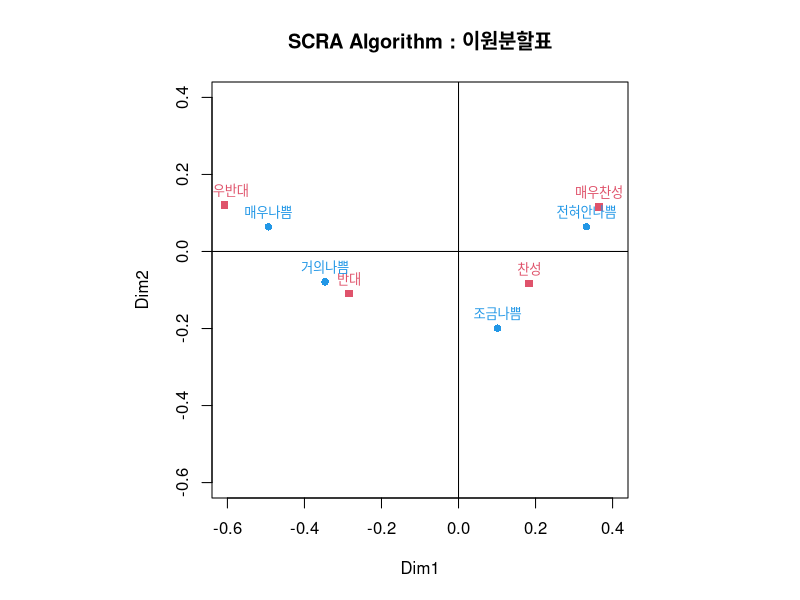
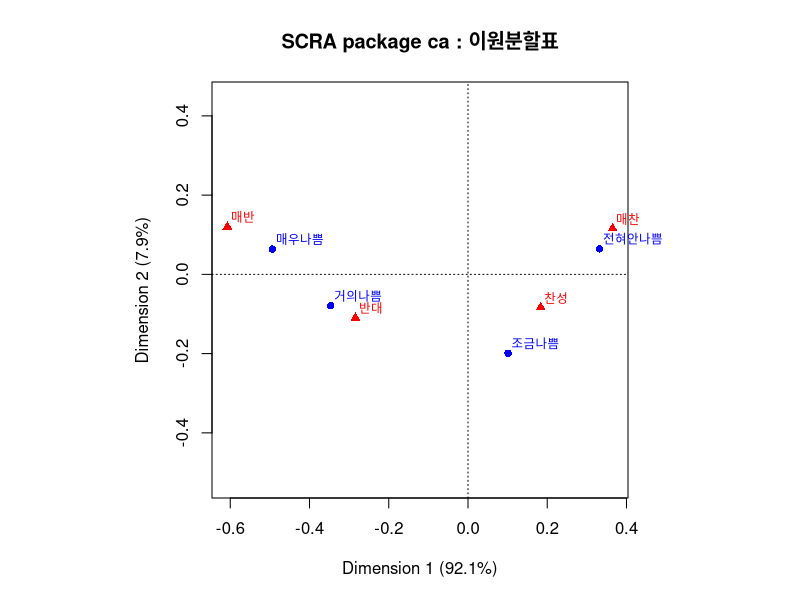
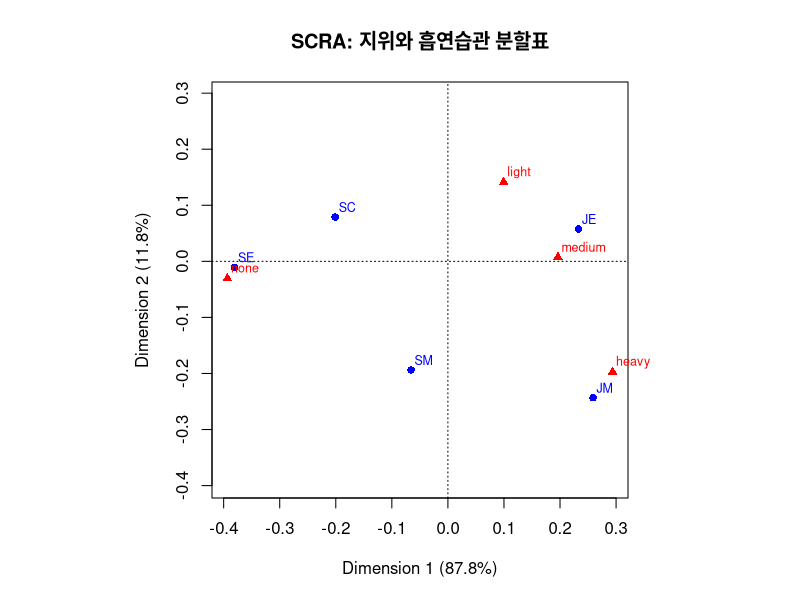

These figures' R source, in order: (Note: this script raises an error after producing the figures.)
## ---- chunk 1
knitr::opts_chunk$set(echo=T, fig.align = "center", message=F, warning=F, fig.height = 5, cache=F, dpi = 300, dev = "png")
## ---- chunk 2
O<-matrix(c(81, 68, 60, 38,
            24, 26, 29, 14,
            18, 41, 74, 42,
            36, 57, 161, 157), byrow=T, nrow=4)
F <- O/sum(O)

r <- apply(F,1,sum)  # 행에 대한 합
c <- apply(F,2,sum)  # 열에 대한 합

#행과 열의 주변 비율
Dr<- diag(1/sqrt(r))
Dc<- diag(1/sqrt(c))
cF<- F-r%*%t(c)
Y <- Dr%*%(cF)%*%Dc
## ---- chunk 3
svd.Y <- svd(Y)
U <- svd.Y$u
V <- svd.Y$v
D <- diag(svd.Y$d)
## ---- chunk 4
A <- (Dr%*%U%*%D)[,1:2]
B <- (Dc%*%V%*%D)[,1:2]

rownames(A) <- c("매우나쁨", "거의나쁨", "조금나쁨", "전혀안나쁨")
rownames(B) <- c("매우반대", "반대", "찬성", "매우찬성")

A;B
## ---- chunk 5
eig <- (svd.Y$d)^2
per <- eig/sum(eig)*100
gof <- sum(per[1:2])

rbind(round(eig, 3),round(per, 3))
## ---- chunk 6
par(pty="s") # s : 가로, 세로 비율 같도록 지정.

lim <-range(pretty(A))

plot(B[, 1:2], xlab="Dim1",ylab="Dim2", xlim=lim,ylim=lim, pch=15,col=2,
     main="SCRA Algorithm : 이원분할표")
text(B[, 1:2],rownames(B),cex=0.8,col=2,pos=3)
points(A[, 1:2],pch=16, col=4)
text(A[, 1:2],rownames(A),cex=0.8,pos=3, col=4)
abline(v=0,h=0)
## ---- chunk 7
O<-matrix(c(81, 68, 60, 38,
            24, 26, 29, 14,
            18, 41, 74, 42,
            36, 57, 161, 157), byrow=T, nrow=4)

rownames(O)<-c("매우나쁨", "거의나쁨", "조금나쁨", "전혀안나쁨")
colnames(O)<-c("매반", "반대", "찬성", "매찬")
## ---- chunk 8
library(ca)
sca<-ca(O)
sca

par(pty="s")
plot(sca, main="SCRA package ca : 이원분할표")
## ---- chunk 9
chisq.test(O)
## ---- chunk 10
library(ca)
data(smoke)
O<-smoke

sca=ca(O)
sca

par(pty="s")
plot(sca, main="SCRA: 지위와 흡연습관 분할표")
## ---- chunk 11
customer <-array(c(1,1,2,1,3,2,1,1),    
                 dim=c(2, 2, 2), 
                 dimnames=list(sex=c("male", "female"),
                               age =c("Old", "Young"),
                               response =c("Tall", "Short")))

customer


mantelhaen.test(customer)  # 3-ways 
## ---- chunk 12
driver<-array(c(12500, 313, 61971, 3992,
                604, 43, 3519, 481,
                344, 15, 2272, 370,
                38, 4, 237,66), dim=c(2, 2, 4),
              dimnames=list(condition=c("Normal", "Drinking"),
                            Belt =c("Yes", "No"),
                            response =c("None", "Minimal", "Minor", "Major")))


driver

mantelhaen.test(driver)
## ---- chunk 13
setwd("D:\\Jae Kwan\\R프로그래밍\\Multivariate Analysis")
acdtable<-read.table("accidenttable.txt", header=T)

table<-xtabs(빈도 ~ 운전 + 벨트 + 부상, data=acdtable)

table

mantelhaen.test(driver)
